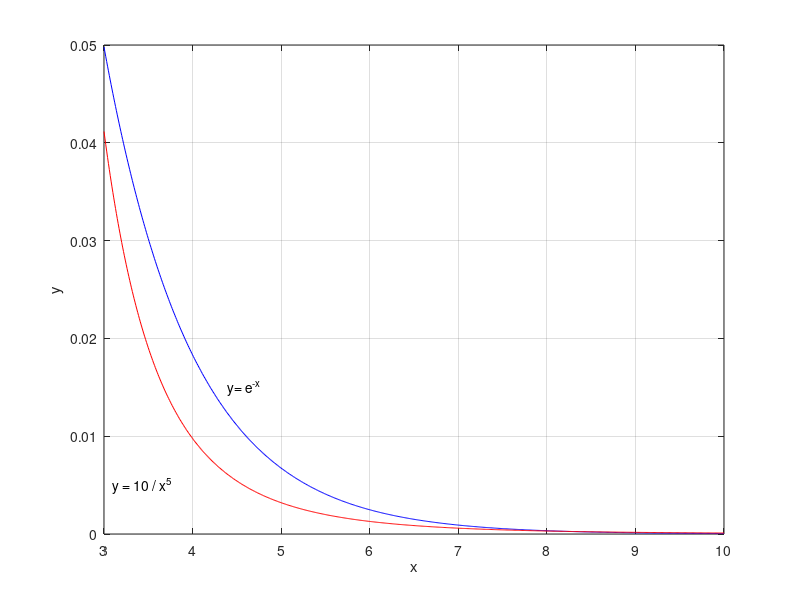

Write the MATLAB code that produced this figure.
close all;

% graph of e^(-x)
x=3:0.01:10;
y=exp(-x);
plot(x,y,'b');
hold on
grid on
text(4.4,0.015,'y= e^{-x}');

% graph of 10/x^5
y=10*x.^(-5);
plot(x,y,'r');
text(3.1,0.005,'y = 10 / x^5');

% x and y Labels
xlabel('x');
ylabel('y');
